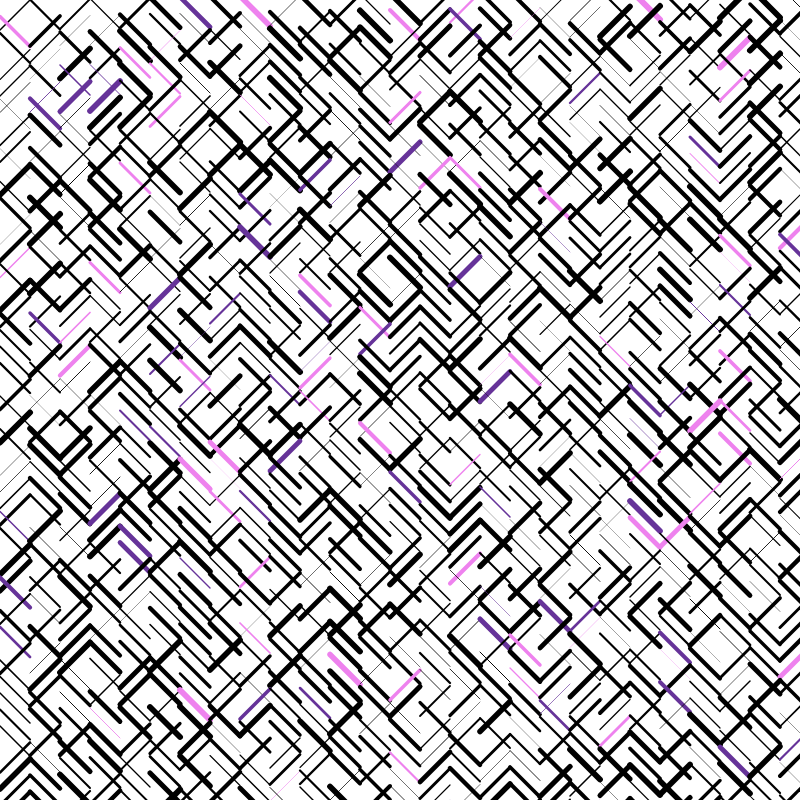
Frame 1 (no input)
Frame 60 (no input): identical to frame 1, image omitted
Frame 120 (the mouse pressed at the canvas centre since frame 60): identical to frame 1, image omitted

The p5.js sketch that drew this single still picture (run headless with seeded random() and noise() and a simulated clock; from frame 60 on, the mouse is pressed at the canvas centre):

// p5.js sketch
// ── sketch.js
let x = 0;
// let f = 0;
let y = 0;
let spacing = 30;
let sUP = 2;
let clutter = 2; //needs to be >0
function setup() {
  createCanvas(800, 800);
  background('white');
}

function draw() {
  
  for(let f = 0;f<2000;f++){
    stroke('black');
    if(random(1)<0.1){
      
      stroke(random()>0.5?'violet':'rebeccapurple')
             
    }
    if (noise(f) < 0.5) {
      strokeWeight(random(0.25,6))
      line(x, y-f/clutter, x + spacing, y + spacing-f/clutter);
    } else {
      strokeWeight(random(0.25,6))
      line(x, y + spacing-f/clutter, x + spacing, y-f/clutter);
      
    }
    x = x + spacing;
    if (x > width) {
      x = 0;
      y = y + spacing;
    }
  
  }
  
    
//       for (var y = 0; y<height;y+=spacing){
//         for (var x = 0; x<width;x+=spacing){
//           if(random(1)<0.5){
//             line(x,y, x+spacing, y+spacing)
          
//           }
//           else{
//             line(x, y +spacing, x+spacing, y)
//           }
          
//         }
        
//       }
    
  
}
